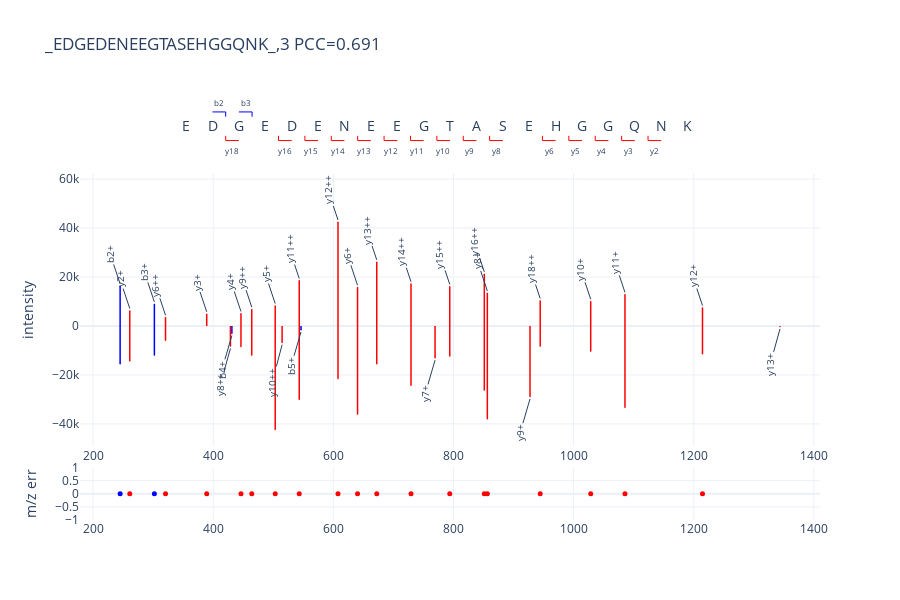

Source (notebook cell):
### Markdown cell above
# Plot

### Code cell
from random import randint
model_mgr.verbose = False
ms_viz.remove_unlabeled_fragments = False
ith_psm = randint(0, len(ms_viz.psm_df)-1)
peptide_info_0 = ms_viz.predict_one_pep_frag_df(
    ms_viz.psm_df.iloc[ith_psm]
)
ms2_fig = ms_viz.plot_mirror_ms2(
    peptide_info_0,
    plot_unmatched_peaks=False,
)
ms2_fig.show()

### Figure 1 — Plotly figure (JSON) as saved in the notebook; plotly's stock layout.template omitted (floating-point values rounded to 4 significant figures)
{"data": [{"hovertemplate": "<b>%{hovertext}</b><br><b>m/z:</b> %{x}<br><b>intensity:</b> %{y}", "hovertext": ["b2+", "b3+"], "marker": {"color": "blue", "size": 1}, "mode": "markers", "name": "", "showlegend": false, "type": "scatter", "x": [245.1, 302.1], "xaxis": "x2", "y": [16340.0, 8961.0], "yaxis": "y2"}, {"hovertemplate": "<b>%{hovertext}</b><br><b>m/z:</b> %{x}<br><b>intensity:</b> %{y}", "hovertext": ["b2+", "b3+", "b4+", "b5+"], "marker": {"color": "blue", "size": 1}, "mode": "markers", "name": "", "showlegend": false, "type": "scatter", "x": [245.1, 302.1, 431.1, 546.2], "xaxis": "x2", "y": [-15580.0, -12000.0, -3062.0, -1613.0], "yaxis": "y2"}, {"hovertemplate": "<b>%{hovertext}</b><br><b>m/z:</b> %{x}<br><b>intensity:</b> %{y}", "hovertext": ["y12+", "y11+", "y10+", "y8+", "y6+", "y5+", "y4+", "y3+", "y2+", "y18++", "y16++", "y15++", "y14++", "y13++", "y12++", "y11++", "y9++", "y6++"], "marker": {"color": "red", "size": 1}, "mode": "markers", "name": "", "showlegend": false, "type": "scatter", "x": [1215.0, 1085.0, 1028.0, 856.4, 640.3, 503.3, 446.2, 389.2, 261.2, 944.4, 851.3, 793.8, 729.3, 672.3, 607.8, 543.3, 464.2, 320.7], "xaxis": "x2", "y": [7491.0, 12860.0, 10060.0, 13460.0, 15790.0, 8286.0, 5063.0, 4917.0, 6257.0, 10350.0, 21270.0, 16120.0, 17220.0, 26150.0, 42440.0, 18540.0, 6845.0, 3529.0], "yaxis": "y2"}, {"hovertemplate": "<b>%{hovertext}</b><br><b>m/z:</b> %{x}<br><b>intensity:</b> %{y}", "hovertext": ["y13+", "y12+", "y11+", "y10+", "y9+", "y8+", "y7+", "y6+", "y5+", "y4+", "y2+", "y18++", "y16++", "y15++", "y14++", "y13++", "y12++", "y11++", "y10++", "y9++", "y8++", "y6++"], "marker": {"color": "red", "size": 1}, "mode": "markers", "name": "", "showlegend": false, "type": "scatter", "x": [1344.0, 1215.0, 1085.0, 1028.0, 927.4, 856.4, 769.4, 640.3, 503.3, 446.2, 261.2, 944.4, 851.4, 793.8, 729.3, 672.3, 607.8, 543.3, 514.7, 464.2, 428.7, 320.7], "xaxis": "x2", "y": [-353.4, -11500.0, -33340.0, -10290.0, -28950.0, -37990.0, -13110.0, -36110.0, -42440.0, -8511.0, -14290.0, -8328.0, -26250.0, -12350.0, -24290.0, -15540.0, -21590.0, -30070.0, -6810.0, -11930.0, -8328.0, -5889.0], "yaxis": "y2"}, {"hovertemplate": "%{hovertext}<br><b>m/z:</b> %{x}<br><b>Mass err:</b> %{y}", "hovertext": ["b2+", "b3+"], "marker": {"color": "blue", "size": 5}, "mode": "markers", "name": "b ions", "showlegend": false, "type": "scatter", "x": [245.1, 302.1], "xaxis": "x3", "y": [0, 0], "yaxis": "y3"}, {"hovertemplate": "%{hovertext}<br><b>m/z:</b> %{x}<br><b>Mass err:</b> %{y}", "hovertext": ["y12+", "y11+", "y10+", "y8+", "y6+", "y5+", "y4+", "y3+", "y2+", "y18++", "y16++", "y15++", "y14++", "y13++", "y12++", "y11++", "y9++", "y6++"], "marker": {"color": "red", "size": 5}, "mode": "markers", "name": "y ions", "showlegend": false, "type": "scatter", "x": [1215.0, 1085.0, 1028.0, 856.4, 640.3, 503.3, 446.2, 389.2, 261.2, 944.4, 851.3, 793.8, 729.3, 672.3, 607.8, 543.3, 464.2, 320.7], "xaxis": "x3", "y": [0, 0, 0, 0, 0, 0, 0, 0, 0, 0, 0, 0, 0, 0, 0, 0, 0, 0], "yaxis": "y3"}, {"hoverinfo": "skip", "line": {"width": 1}, "marker": {"color": "blue"}, "mode": "lines", "showlegend": false, "type": "scatter", "x": [398.9, 420.8, 420.8], "xaxis": "x", "y": [0.6, 0.6, 0.4], "yaxis": "y"}, {"hoverinfo": "skip", "line": {"width": 1}, "marker": {"color": "blue"}, "mode": "lines", "showlegend": false, "type": "scatter", "x": [442.8, 464.8, 464.8], "xaxis": "x", "y": [0.6, 0.6, 0.4], "yaxis": "y"}, {"hoverinfo": "skip", "line": {"width": 1}, "marker": {"color": "red"}, "mode": "lines", "showlegend": false, "type": "scatter", "x": [442.8, 420.8, 420.8], "xaxis": "x", "y": [-0.6, -0.6, -0.4], "yaxis": "y"}, {"hoverinfo": "skip", "line": {"width": 1}, "marker": {"color": "red"}, "mode": "lines", "showlegend": false, "type": "scatter", "x": [530.7, 508.7, 508.7], "xaxis": "x", "y": [-0.6, -0.6, -0.4], "yaxis": "y"}, {"hoverinfo": "skip", "line": {"width": 1}, "marker": {"color": "red"}, "mode": "lines", "showlegend": false, "type": "scatter", "x": [574.6, 552.7, 552.7], "xaxis": "x", "y": [-0.6, -0.6, -0.4], "yaxis": "y"}, {"hoverinfo": "skip", "line": {"width": 1}, "marker": {"color": "red"}, "mode": "lines", "showlegend": false, "type": "scatter", "x": [618.6, 596.6, 596.6], "xaxis": "x", "y": [-0.6, -0.6, -0.4], "yaxis": "y"}, {"hoverinfo": "skip", "line": {"width": 1}, "marker": {"color": "red"}, "mode": "lines", "showlegend": false, "type": "scatter", "x": [662.5, 640.5, 640.5], "xaxis": "x", "y": [-0.6, -0.6, -0.4], "yaxis": "y"}, {"hoverinfo": "skip", "line": {"width": 1}, "marker": {"color": "red"}, "mode": "lines", "showlegend": false, "type": "scatter", "x": [706.4, 684.5, 684.5], "xaxis": "x", "y": [-0.6, -0.6, -0.4], "yaxis": "y"}, {"hoverinfo": "skip", "line": {"width": 1}, "marker": {"color": "red"}, "mode": "lines", "showlegend": false, "type": "scatter", "x": [750.4, 728.4, 728.4], "xaxis": "x", "y": [-0.6, -0.6, -0.4], "yaxis": "y"}, {"hoverinfo": "skip", "line": {"width": 1}, "marker": {"color": "red"}, "mode": "lines", "showlegend": false, "type": "scatter", "x": [794.3, 772.4, 772.4], "xaxis": "x", "y": [-0.6, -0.6, -0.4], "yaxis": "y"}, {"hoverinfo": "skip", "line": {"width": 1}, "marker": {"color": "red"}, "mode": "lines", "showlegend": false, "type": "scatter", "x": [838.3, 816.3, 816.3], "xaxis": "x", "y": [-0.6, -0.6, -0.4], "yaxis": "y"}, {"hoverinfo": "skip", "line": {"width": 1}, "marker": {"color": "red"}, "mode": "lines", "showlegend": false, "type": "scatter", "x": [882.2, 860.2, 860.2], "xaxis": "x", "y": [-0.6, -0.6, -0.4], "yaxis": "y"}, {"hoverinfo": "skip", "line": {"width": 1}, "marker": {"color": "red"}, "mode": "lines", "showlegend": false, "type": "scatter", "x": [970.1, 948.1, 948.1], "xaxis": "x", "y": [-0.6, -0.6, -0.4], "yaxis": "y"}, {"hoverinfo": "skip", "line": {"width": 1}, "marker": {"color": "red"}, "mode": "lines", "showlegend": false, "type": "scatter", "x": [1014.0, 992.1, 992.1], "xaxis": "x", "y": [-0.6, -0.6, -0.4], "yaxis": "y"}, {"hoverinfo": "skip", "line": {"width": 1}, "marker": {"color": "red"}, "mode": "lines", "showlegend": false, "type": "scatter", "x": [1058.0, 1036.0, 1036.0], "xaxis": "x", "y": [-0.6, -0.6, -0.4], "yaxis": "y"}, {"hoverinfo": "skip", "line": {"width": 1}, "marker": {"color": "red"}, "mode": "lines", "showlegend": false, "type": "scatter", "x": [1102.0, 1080.0, 1080.0], "xaxis": "x", "y": [-0.6, -0.6, -0.4], "yaxis": "y"}, {"hoverinfo": "skip", "line": {"width": 1}, "marker": {"color": "red"}, "mode": "lines", "showlegend": false, "type": "scatter", "x": [1146.0, 1124.0, 1124.0], "xaxis": "x", "y": [-0.6, -0.6, -0.4], "yaxis": "y"}], "layout": {"annotations": [{"font": {"size": 10}, "text": "b2+", "textangle": -90, "x": 245.1, "xref": "x2", "y": 17180.0, "yref": "y2"}, {"font": {"size": 10}, "text": "b3+", "textangle": -90, "x": 302.1, "xref": "x2", "y": 9810.0, "yref": "y2"}, {"font": {"size": 10}, "text": "y12+", "textangle": -90, "x": 1215.0, "xref": "x2", "y": 8340.0, "yref": "y2"}, {"font": {"size": 10}, "text": "y11+", "textangle": -90, "x": 1085.0, "xref": "x2", "y": 13710.0, "yref": "y2"}, {"font": {"size": 10}, "text": "y10+", "textangle": -90, "x": 1028.0, "xref": "x2", "y": 10910.0, "yref": "y2"}, {"font": {"size": 10}, "text": "y8+", "textangle": -90, "x": 856.4, "xref": "x2", "y": 14300.0, "yref": "y2"}, {"font": {"size": 10}, "text": "y6+", "textangle": -90, "x": 640.3, "xref": "x2", "y": 16630.0, "yref": "y2"}, {"font": {"size": 10}, "text": "y5+", "textangle": -90, "x": 503.3, "xref": "x2", "y": 9134.0, "yref": "y2"}, {"font": {"size": 10}, "text": "y4+", "textangle": -90, "x": 446.2, "xref": "x2", "y": 5912.0, "yref": "y2"}, {"font": {"size": 10}, "text": "y3+", "textangle": -90, "x": 389.2, "xref": "x2", "y": 5765.0, "yref": "y2"}, {"font": {"size": 10}, "text": "y2+", "textangle": -90, "x": 261.2, "xref": "x2", "y": 7106.0, "yref": "y2"}, {"font": {"size": 10}, "text": "y18++", "textangle": -90, "x": 944.4, "xref": "x2", "y": 11190.0, "yref": "y2"}, {"font": {"size": 10}, "text": "y16++", "textangle": -90, "x": 851.3, "xref": "x2", "y": 22120.0, "yref": "y2"}, {"font": {"size": 10}, "text": "y15++", "textangle": -90, "x": 793.8, "xref": "x2", "y": 16960.0, "yref": "y2"}, {"font": {"size": 10}, "text": "y14++", "textangle": -90, "x": 729.3, "xref": "x2", "y": 18060.0, "yref": "y2"}, {"font": {"size": 10}, "text": "y13++", "textangle": -90, "x": 672.3, "xref": "x2", "y": 27000.0, "yref": "y2"}, {"font": {"size": 10}, "text": "y12++", "textangle": -90, "x": 607.8, "xref": "x2", "y": 43290.0, "yref": "y2"}, {"font": {"size": 10}, "text": "y11++", "textangle": -90, "x": 543.3, "xref": "x2", "y": 19380.0, "yref": "y2"}, {"font": {"size": 10}, "text": "y9++", "textangle": -90, "x": 464.2, "xref": "x2", "y": 7694.0, "yref": "y2"}, {"font": {"size": 10}, "text": "y6++", "textangle": -90, "x": 320.7, "xref": "x2", "y": 4378.0, "yref": "y2"}, {"ay": -17920.0, "ayref": "y2", "font": {"size": 10}, "text": "b4+", "textangle": -90, "x": 431.1, "xref": "x2", "y": -3911.0, "yref": "y2"}, {"ay": -16470.0, "ayref": "y2", "font": {"size": 10}, "text": "b5+", "textangle": -90, "x": 546.2, "xref": "x2", "y": -2462.0, "yref": "y2"}, {"ay": -15920.0, "ayref": "y2", "font": {"size": 10}, "text": "y13+", "textangle": -90, "x": 1344.0, "xref": "x2", "y": -1202.0, "yref": "y2"}, {"ay": -43800.0, "ayref": "y2", "font": {"size": 10}, "text": "y9+", "textangle": -90, "x": 927.4, "xref": "x2", "y": -29800.0, "yref": "y2"}, {"ay": -27960.0, "ayref": "y2", "font": {"size": 10}, "text": "y7+", "textangle": -90, "x": 769.4, "xref": "x2", "y": -13960.0, "yref": "y2"}, {"ay": -23080.0, "ayref": "y2", "font": {"size": 10}, "text": "y10++", "textangle": -90, "x": 514.7, "xref": "x2", "y": -7658.0, "yref": "y2"}, {"ay": -23890.0, "ayref": "y2", "font": {"size": 10}, "text": "y8++", "textangle": -90, "x": 428.7, "xref": "x2", "y": -9177.0, "yref": "y2"}, {"align": "center", "font": {"size": 14}, "showarrow": false, "text": "E", "x": 354.9, "xref": "x", "y": 0, "yref": "y", "yshift": 1}, {"align": "center", "font": {"size": 14}, "showarrow": false, "text": "D", "x": 398.9, "xref": "x", "y": 0, "yref": "y", "yshift": 1}, {"align": "center", "font": {"size": 14}, "showarrow": false, "text": "G", "x": 442.8, "xref": "x", "y": 0, "yref": "y", "yshift": 1}, {"align": "center", "font": {"size": 14}, "showarrow": false, "text": "E", "x": 486.7, "xref": "x", "y": 0, "yref": "y", "yshift": 1}, {"align": "center", "font": {"size": 14}, "showarrow": false, "text": "D", "x": 530.7, "xref": "x", "y": 0, "yref": "y", "yshift": 1}, {"align": "center", "font": {"size": 14}, "showarrow": false, "text": "E", "x": 574.6, "xref": "x", "y": 0, "yref": "y", "yshift": 1}, {"align": "center", "font": {"size": 14}, "showarrow": false, "text": "N", "x": 618.6, "xref": "x", "y": 0, "yref": "y", "yshift": 1}, {"align": "center", "font": {"size": 14}, "showarrow": false, "text": "E", "x": 662.5, "xref": "x", "y": 0, "yref": "y", "yshift": 1}, {"align": "center", "font": {"size": 14}, "showarrow": false, "text": "E", "x": 706.4, "xref": "x", "y": 0, "yref": "y", "yshift": 1}, {"align": "center", "font": {"size": 14}, "showarrow": false, "text": "G", "x": 750.4, "xref": "x", "y": 0, "yref": "y", "yshift": 1}, {"align": "center", "font": {"size": 14}, "showarrow": false, "text": "T", "x": 794.3, "xref": "x", "y": 0, "yref": "y", "yshift": 1}, {"align": "center", "font": {"size": 14}, "showarrow": false, "text": "A", "x": 838.3, "xref": "x", "y": 0, "yref": "y", "yshift": 1}, {"align": "center", "font": {"size": 14}, "showarrow": false, "text": "S", "x": 882.2, "xref": "x", "y": 0, "yref": "y", "yshift": 1}, {"align": "center", "font": {"size": 14}, "showarrow": false, "text": "E", "x": 926.2, "xref": "x", "y": 0, "yref": "y", "yshift": 1}, {"align": "center", "font": {"size": 14}, "showarrow": false, "text": "H", "x": 970.1, "xref": "x", "y": 0, "yref": "y", "yshift": 1}, {"align": "center", "font": {"size": 14}, "showarrow": false, "text": "G", "x": 1014.0, "xref": "x", "y": 0, "yref": "y", "yshift": 1}, {"align": "center", "font": {"size": 14}, "showarrow": false, "text": "G", "x": 1058.0, "xref": "x", "y": 0, "yref": "y", "yshift": 1}, {"align": "center", "font": {"size": 14}, "showarrow": false, "text": "Q", "x": 1102.0, "xref": "x", "y": 0, "yref": "y", "yshift": 1}, {"align": "center", "font": {"size": 14}, "showarrow": false, "text": "N", "x": 1146.0, "xref": "x", "y": 0, "yref": "y", "yshift": 1}, {"align": "center", "font": {"size": 14}, "showarrow": false, "text": "K", "x": 1190.0, "xref": "x", "y": 0, "yref": "y", "yshift": 1}, {"font": {"size": 8}, "showarrow": false, "text": "b2", "x": 409.9, "xref": "x", "y": 1, "yref": "y"}, {"font": {"size": 8}, "showarrow": false, "text": "b3", "x": 453.8, "xref": "x", "y": 1, "yref": "y"}, {"font": {"size": 8}, "showarrow": false, "text": "y18", "x": 431.8, "xref": "x", "y": -1, "yref": "y"}, {"font": {"size": 8}, "showarrow": false, "text": "y16", "x": 519.7, "xref": "x", "y": -1, "yref": "y"}, {"font": {"size": 8}, "showarrow": false, "text": "y15", "x": 563.6, "xref": "x", "y": -1, "yref": "y"}, {"font": {"size": 8}, "showarrow": false, "text": "y14", "x": 607.6, "xref": "x", "y": -1, "yref": "y"}, {"font": {"size": 8}, "showarrow": false, "text": "y13", "x": 651.5, "xref": "x", "y": -1, "yref": "y"}, {"font": {"size": 8}, "showarrow": false, "text": "y12", "x": 695.5, "xref": "x", "y": -1, "yref": "y"}, {"font": {"size": 8}, "showarrow": false, "text": "y11", "x": 739.4, "xref": "x", "y": -1, "yref": "y"}, {"font": {"size": 8}, "showarrow": false, "text": "y10", "x": 783.3, "xref": "x", "y": -1, "yref": "y"}, {"font": {"size": 8}, "showarrow": false, "text": "y9", "x": 827.3, "xref": "x", "y": -1, "yref": "y"}, {"font": {"size": 8}, "showarrow": false, "text": "y8", "x": 871.2, "xref": "x", "y": -1, "yref": "y"}, {"font": {"size": 8}, "showarrow": false, "text": "y6", "x": 959.1, "xref": "x", "y": -1, "yref": "y"}, {"font": {"size": 8}, "showarrow": false, "text": "y5", "x": 1003.0, "xref": "x", "y": -1, "yref": "y"}, {"font": {"size": 8}, "showarrow": false, "text": "y4", "x": 1047.0, "xref": "x", "y": -1, "yref": "y"}, {"font": {"size": 8}, "showarrow": false, "text": "y3", "x": 1091.0, "xref": "x", "y": -1, "yref": "y"}, {"font": {"size": 8}, "showarrow": false, "text": "y2", "x": 1135.0, "xref": "x", "y": -1, "yref": "y"}], "height": 600, "hovermode": "x", "shapes": [{"line": {"color": "blue", "width": 1.5}, "type": "line", "x0": 245.1, "x1": 245.1, "xref": "x2", "y0": 0, "y1": 16340.0, "yref": "y2"}, {"line": {"color": "blue", "width": 1.5}, "type": "line", "x0": 302.1, "x1": 302.1, "xref": "x2", "y0": 0, "y1": 8961.0, "yref": "y2"}, {"line": {"color": "red", "width": 1.5}, "type": "line", "x0": 1215.0, "x1": 1215.0, "xref": "x2", "y0": 0, "y1": 7491.0, "yref": "y2"}, {"line": {"color": "red", "width": 1.5}, "type": "line", "x0": 1085.0, "x1": 1085.0, "xref": "x2", "y0": 0, "y1": 12860.0, "yref": "y2"}, {"line": {"color": "red", "width": 1.5}, "type": "line", "x0": 1028.0, "x1": 1028.0, "xref": "x2", "y0": 0, "y1": 10060.0, "yref": "y2"}, {"line": {"color": "red", "width": 1.5}, "type": "line", "x0": 856.4, "x1": 856.4, "xref": "x2", "y0": 0, "y1": 13460.0, "yref": "y2"}, {"line": {"color": "red", "width": 1.5}, "type": "line", "x0": 640.3, "x1": 640.3, "xref": "x2", "y0": 0, "y1": 15790.0, "yref": "y2"}, {"line": {"color": "red", "width": 1.5}, "type": "line", "x0": 503.3, "x1": 503.3, "xref": "x2", "y0": 0, "y1": 8286.0, "yref": "y2"}, {"line": {"color": "red", "width": 1.5}, "type": "line", "x0": 446.2, "x1": 446.2, "xref": "x2", "y0": 0, "y1": 5063.0, "yref": "y2"}, {"line": {"color": "red", "width": 1.5}, "type": "line", "x0": 389.2, "x1": 389.2, "xref": "x2", "y0": 0, "y1": 4917.0, "yref": "y2"}, {"line": {"color": "red", "width": 1.5}, "type": "line", "x0": 261.2, "x1": 261.2, "xref": "x2", "y0": 0, "y1": 6257.0, "yref": "y2"}, {"line": {"color": "red", "width": 1.5}, "type": "line", "x0": 944.4, "x1": 944.4, "xref": "x2", "y0": 0, "y1": 10350.0, "yref": "y2"}, {"line": {"color": "red", "width": 1.5}, "type": "line", "x0": 851.3, "x1": 851.3, "xref": "x2", "y0": 0, "y1": 21270.0, "yref": "y2"}, {"line": {"color": "red", "width": 1.5}, "type": "line", "x0": 793.8, "x1": 793.8, "xref": "x2", "y0": 0, "y1": 16120.0, "yref": "y2"}, {"line": {"color": "red", "width": 1.5}, "type": "line", "x0": 729.3, "x1": 729.3, "xref": "x2", "y0": 0, "y1": 17220.0, "yref": "y2"}, {"line": {"color": "red", "width": 1.5}, "type": "line", "x0": 672.3, "x1": 672.3, "xref": "x2", "y0": 0, "y1": 26150.0, "yref": "y2"}, {"line": {"color": "red", "width": 1.5}, "type": "line", "x0": 607.8, "x1": 607.8, "xref": "x2", "y0": 0, "y1": 42440.0, "yref": "y2"}, {"line": {"color": "red", "width": 1.5}, "type": "line", "x0": 543.3, "x1": 543.3, "xref": "x2", "y0": 0, "y1": 18540.0, "yref": "y2"}, {"line": {"color": "red", "width": 1.5}, "type": "line", "x0": 464.2, "x1": 464.2, "xref": "x2", "y0": 0, "y1": 6845.0, "yref": "y2"}, {"line": {"color": "red", "width": 1.5}, "type": "line", "x0": 320.7, "x1": 320.7, "xref": "x2", "y0": 0, "y1": 3529.0, "yref": "y2"}, {"line": {"color": "blue", "width": 1.5}, "type": "line", "x0": 245.1, "x1": 245.1, "xref": "x2", "y0": 0, "y1": -15580.0, "yref": "y2"}, {"line": {"color": "blue", "width": 1.5}, "type": "line", "x0": 302.1, "x1": 302.1, "xref": "x2", "y0": 0, "y1": -12000.0, "yref": "y2"}, {"line": {"color": "blue", "width": 1.5}, "type": "line", "x0": 431.1, "x1": 431.1, "xref": "x2", "y0": 0, "y1": -3062.0, "yref": "y2"}, {"line": {"color": "blue", "width": 1.5}, "type": "line", "x0": 546.2, "x1": 546.2, "xref": "x2", "y0": 0, "y1": -1613.0, "yref": "y2"}, {"line": {"color": "red", "width": 1.5}, "type": "line", "x0": 1344.0, "x1": 1344.0, "xref": "x2", "y0": 0, "y1": -353.4, "yref": "y2"}, {"line": {"color": "red", "width": 1.5}, "type": "line", "x0": 1215.0, "x1": 1215.0, "xref": "x2", "y0": 0, "y1": -11500.0, "yref": "y2"}, {"line": {"color": "red", "width": 1.5}, "type": "line", "x0": 1085.0, "x1": 1085.0, "xref": "x2", "y0": 0, "y1": -33340.0, "yref": "y2"}, {"line": {"color": "red", "width": 1.5}, "type": "line", "x0": 1028.0, "x1": 1028.0, "xref": "x2", "y0": 0, "y1": -10290.0, "yref": "y2"}, {"line": {"color": "red", "width": 1.5}, "type": "line", "x0": 927.4, "x1": 927.4, "xref": "x2", "y0": 0, "y1": -28950.0, "yref": "y2"}, {"line": {"color": "red", "width": 1.5}, "type": "line", "x0": 856.4, "x1": 856.4, "xref": "x2", "y0": 0, "y1": -37990.0, "yref": "y2"}, {"line": {"color": "red", "width": 1.5}, "type": "line", "x0": 769.4, "x1": 769.4, "xref": "x2", "y0": 0, "y1": -13110.0, "yref": "y2"}, {"line": {"color": "red", "width": 1.5}, "type": "line", "x0": 640.3, "x1": 640.3, "xref": "x2", "y0": 0, "y1": -36110.0, "yref": "y2"}, {"line": {"color": "red", "width": 1.5}, "type": "line", "x0": 503.3, "x1": 503.3, "xref": "x2", "y0": 0, "y1": -42440.0, "yref": "y2"}, {"line": {"color": "red", "width": 1.5}, "type": "line", "x0": 446.2, "x1": 446.2, "xref": "x2", "y0": 0, "y1": -8511.0, "yref": "y2"}, {"line": {"color": "red", "width": 1.5}, "type": "line", "x0": 261.2, "x1": 261.2, "xref": "x2", "y0": 0, "y1": -14290.0, "yref": "y2"}, {"line": {"color": "red", "width": 1.5}, "type": "line", "x0": 944.4, "x1": 944.4, "xref": "x2", "y0": 0, "y1": -8328.0, "yref": "y2"}, {"line": {"color": "red", "width": 1.5}, "type": "line", "x0": 851.4, "x1": 851.4, "xref": "x2", "y0": 0, "y1": -26250.0, "yref": "y2"}, {"line": {"color": "red", "width": 1.5}, "type": "line", "x0": 793.8, "x1": 793.8, "xref": "x2", "y0": 0, "y1": -12350.0, "yref": "y2"}, {"line": {"color": "red", "width": 1.5}, "type": "line", "x0": 729.3, "x1": 729.3, "xref": "x2", "y0": 0, "y1": -24290.0, "yref": "y2"}, {"line": {"color": "red", "width": 1.5}, "type": "line", "x0": 672.3, "x1": 672.3, "xref": "x2", "y0": 0, "y1": -15540.0, "yref": "y2"}, {"line": {"color": "red", "width": 1.5}, "type": "line", "x0": 607.8, "x1": 607.8, "xref": "x2", "y0": 0, "y1": -21590.0, "yref": "y2"}, {"line": {"color": "red", "width": 1.5}, "type": "line", "x0": 543.3, "x1": 543.3, "xref": "x2", "y0": 0, "y1": -30070.0, "yref": "y2"}, {"line": {"color": "red", "width": 1.5}, "type": "line", "x0": 514.7, "x1": 514.7, "xref": "x2", "y0": 0, "y1": -6810.0, "yref": "y2"}, {"line": {"color": "red", "width": 1.5}, "type": "line", "x0": 464.2, "x1": 464.2, "xref": "x2", "y0": 0, "y1": -11930.0, "yref": "y2"}, {"line": {"color": "red", "width": 1.5}, "type": "line", "x0": 428.7, "x1": 428.7, "xref": "x2", "y0": 0, "y1": -8328.0, "yref": "y2"}, {"line": {"color": "red", "width": 1.5}, "type": "line", "x0": 320.7, "x1": 320.7, "xref": "x2", "y0": 0, "y1": -5889.0, "yref": "y2"}], "title": {"text": "_EDGEDENEEGTASEHGGQNK_,3 PCC=0.691", "yanchor": "bottom"}, "xaxis": {"anchor": "y", "domain": [0, 1], "matches": "x", "visible": false}, "xaxis2": {"anchor": "y2", "domain": [0, 1], "matches": "x"}, "xaxis3": {"anchor": "y3", "domain": [0, 1], "matches": "x"}, "yaxis": {"anchor": "x", "domain": [0.875, 1], "range": [-1.1, 1.1], "title": {"text": "intensity"}, "visible": false}, "yaxis2": {"anchor": "x2", "domain": [0.175, 0.825], "title": {"text": "intensity"}}, "yaxis3": {"anchor": "x3", "domain": [0, 0.125], "title": {"text": "m/z err"}}}}
